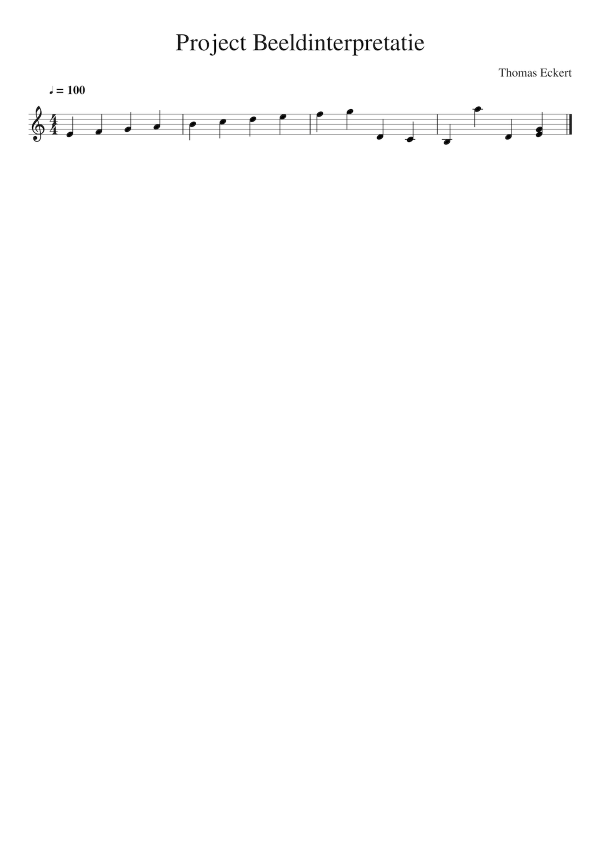
//> input picture project/Partituren/testpartituur1.jpeg, 1200 x 1698 px (shown at 1/2 size)
$ ./main Partituren/testpartituur1.jpeg 3   (built with g++ and OpenCV 4)
//> lines starting //> are read from the running program, lines starting //| are printed output that depends on the picture; after the words box and inside, x2 and y2 are one past the last pixel; in counts of white or black regions, pixels touching at a corner belong together
#pragma clang diagnostic push
#pragma ide diagnostic ignored "modernize-loop-convert"
/**
 * Author: Thomas Eckert
 * this program reads in an image of some sheet music and will try to convert the notes to a audio file
 * LIBS:
 *      Sound_maker:https://github.com/gemlongman/sound-maker
 *      OPENCV 3.4.3
 * working: processing quarter notes; write to audio file; recreate sheet from data
 * TODO: process different length of notes
 * TODO: 2 notes at the same time
 * TODO: process rests
 * TODO: read in tempo, volume
 * TODO: regions of interest for reading multiple lines of staffs
 * TODO: classify the notes, and give them all a different color before drawing them
 * note: i changed some parts of the sound_maker to make my clang-tidy processor happier :) (mostly conversion warnings, doubles stored in int etc)
 */

//of course we need
#include <opencv2/opencv.hpp>
#include <iostream>
#include <algorithm>

//includes for the sound_maker libs
#include <string>
#include <cmath>
#include <cstdio>
#include <cstdlib>
#include <ctime>
#include "sound_maker.hpp"
#include <map>

//i know using namespace std kills a fluffy animal everty time someone writes it, but for the convenience we will use it anyway
using namespace std;
using namespace cv;

//variables for the sound_maker lib

constexpr double two_pi = 6.283185307179586476925286766559;
constexpr double hz = 44100.0;

// Function that will convert frequency and time duration into .wav file samples
void generate_data( SoundMaker& S, double freq, double amount_time = 1.0 ) {

    double frequency = freq;
    double seconds = amount_time;

    double chan_1; // channel 1
    double chan_2; // channel 2

    auto amplitude = (double) 32760.0;
    int period;
    frequency == 0.0 ? period = -1 : period = (int) (hz / (2.0 * frequency)) ; // number of samples in a wave length

    double samples = hz * seconds;
    int x;
    double value;

    for ( int n = 0; n < samples; n++ ) {

        x = n % (2 * period);
        value = sin( ((two_pi * n * frequency)  / hz ));

        // Channel 1 has sine wave
        chan_1 = amplitude * value;

        // Channel 2 will have a half circle wave
        chan_2 = sqrt(  pow(2*32760.0, 2) * (1.0 - ( pow(x - (period) ,2) / pow(period,2))) ) - 32760.0;

        if (frequency == 0.0)
            chan_2 = 0.0;

        S.add_sample( (int) (chan_1), (int) (chan_2) ); // Add sample to .wav file

    }
}

//comparator used in the sort which wil compares 2integers
struct myclass {
    bool operator() (int pt1, int pt2) { return (pt1 < pt2);}
} comparator;
//comparator used in the sort which will sort points in vector based on their x-values
struct myclass2 {
    bool operator() (vector<Point> pt1, vector<Point> pt2) {return (pt1.at(0).x < pt2.at(0).x);}
} comparator2;

/**
 * @brief The main function
 * @param argc the amount of arguments given by terminal
 * @param argv array of arguments ;these are auto generated
 * @return 0 if everything is ok; -1 when there is a io-error
 * note: this function can not be called!
 */
int main(int argc, const char** argv) {

    /**
     * @brief function that prints the help message, and parses the user input
     */
    CommandLineParser parser(argc, argv,
                             "{help h usage ?|       | show this message}"
                             "{@input | | Required: (absolute) path to sheet}"
                             "{@audio | | name for the audio output (do not add wav!!)}"
                             "{debug d | | Use this option to show all calculated frames}"
    );
    //if help
    if (parser.has("help")) {
        parser.printMessage();
        cerr << "Use absolute path" << endl;
        return 1;
    }
    //check input location
    string input_path(parser.get<string>("@input"));
    if (input_path.empty()) {
        cerr << "no input location given" << endl;
        parser.printMessage();
        return -1;
    }
    //check if their is a audio name given
    string audio_path(parser.get<string>("@audio"));
    if (audio_path.empty()) {
        cerr << "no audio name given" << endl;
        cerr << "using default \" output_sound \"" <<endl;
        audio_path="output_sound";
    }
    //the original input image
    Mat input = imread(input_path);
//> input is the input picture: 1698 rows x 1200 cols, CV_8UC3; mean B, G, R 253.5, 253.5, 253.5
    if (input.empty()) {
        cerr << "could not read input; check parameters" << endl;
        parser.printMessage();
        return -1;
    }
    //show the input image
    if (parser.has("debug")) {
        namedWindow("input image", WINDOW_AUTOSIZE);
        imshow("input image", input);
        waitKey(0);
    }
    //create the final image, i chose to do this early because we will write to it during the program
    Mat finaal = Mat::zeros(input.size(),input.type());
    //convert the input image to grayscale
    Mat image_gray;
    cvtColor(input, image_gray, COLOR_BGR2GRAY);

    ////show the gray image
    if (parser.has("debug")) {
        namedWindow("gray image", WINDOW_AUTOSIZE);
        imshow("gray image", image_gray);
        waitKey(0);
    }
    //convert the image to binary (0 or 1 instead of 0 to 255)
    Mat bin(image_gray.size(), image_gray.type());
    //invert the image (we are looking for white notes on black background instead of the opposite)
    image_gray = ~image_gray;
    //threshold the image
    adaptiveThreshold(image_gray, bin, 255, CV_ADAPTIVE_THRESH_MEAN_C, THRESH_BINARY,15, -2);   //255 as max pixel value, use mean thresholding, blocksize15 and add 2 to mean
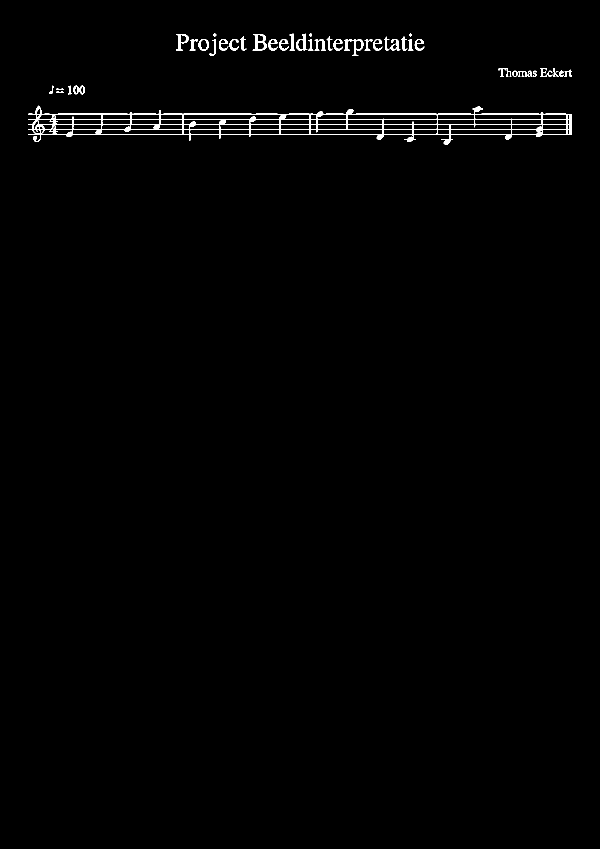
//> bin: 1698 rows x 1200 cols, CV_8UC1 (shown at 1/2 size); 0.99% white; 44 white regions, largest, box (x1, y1, x2, y2) and area: (57, 211, 1144, 289) 14318, (505, 68, 533, 101) 408, (352, 68, 377, 101) 314
    //show the binary image
    if(parser.has("debug"))
    {
        imshow("binary image", bin);
        waitKey(0);
    }
    //here we will try to find the horizontal lines, indicating the staff lines
    Mat notenbalk = bin.clone();    //clone the binary image
    int horizontalsize = notenbalk.cols/25;
//> horizontalsize = 48

    //make a structure containing the 'recangles' width a heigt of 1 (ergo a line)
    Mat horizontalStructure = getStructuringElement(MORPH_RECT, Size(horizontalsize, 1));
//> horizontalStructure = 48 values from 1 to 1
    //morhplogically change the image using the given structure (filtering the lines ot of the image)
    erode(notenbalk,notenbalk,horizontalStructure);
    dilate(notenbalk, notenbalk, horizontalStructure);
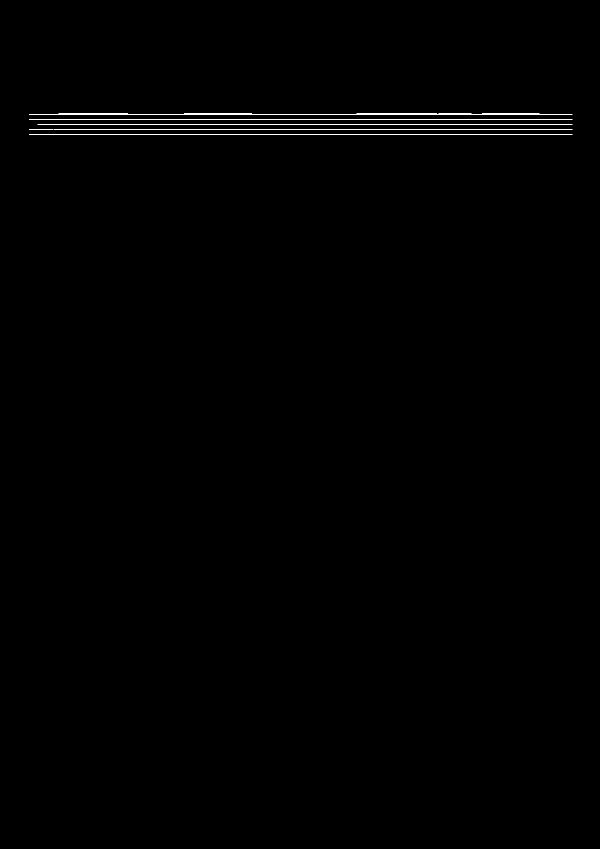
//> notenbalk: 1698 rows x 1200 cols, CV_8UC1 (shown at 1/2 size); 0.42% white in thin lines or dots, all inside (x1, y1, x2, y2) = (58, 227, 1145, 270)
    //we now have an image containing the lines
    if(parser.has("debug"))
    {
        imshow("notenbalk", notenbalk);
        waitKey(0);
    }

   //create image to store the horizontals on
    Mat found_horizontals(image_gray.size(), input.type());
    //create a vector for storing the coordinates of the lines
    vector<Vec2f> lines;
    //create a vector for storing the y coordinate of the lines
    vector<int> lijnen;
    //use houghlines to find the lines, use 1000 points to identify a line
    HoughLines(notenbalk, lines, 1, CV_PI/180, 1000,0,0);
//> lines = 5 lines (rho, theta): [228, 1.57], [238, 1.57], [268, 1.57], [258, 1.57], [248, 1.57]
    if(parser.has("debug"))
    {
        cout << lines.size() << endl;
    }
    //calculate the coordinates
    for( size_t i = 0; i < lines.size(); i++ )
    {
        float rho = lines[i][0], theta = lines[i][1];
        Point pt1, pt2;
        double a = cos(theta), b = sin(theta);
        double x0 = a*rho, y0 = b*rho;
        if(parser.has("debug"))
        {
            cout << "x0: " << x0 << ", y0: " << y0 <<endl;
            cout << "rho: " << rho << "theta " << theta <<endl;
        }

        pt1.x = 0;
        pt1.y = (int)(y0);
        pt2.x = found_horizontals.cols;
        pt2.y = (int)y0;
        //draw on the final image the found lines
        line( found_horizontals, pt1, pt2, Scalar(0,0,255), 1, CV_AA);
        line(finaal, pt1, pt2, Scalar(255, 255, 255), 1, CV_AA);

        lijnen.push_back((int)y0);
    }
//> this loop made 5 passes
//> (rho, x0, y0) on passes 1 to 5: (228, -9.97e-06, 228), (238, -1.04e-05, 238), (268, -1.17e-05, 268), (258, -1.13e-05, 258), (248, -1.08e-05, 248)
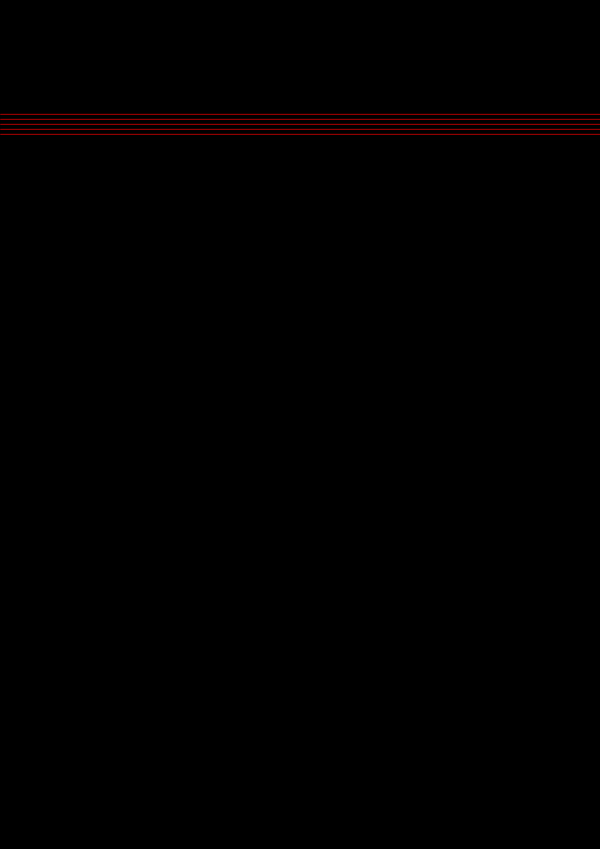
//> found_horizontals: 1698 rows x 1200 cols, CV_8UC3 (shown at 1/2 size); mean B, G, R 0, 0, 1
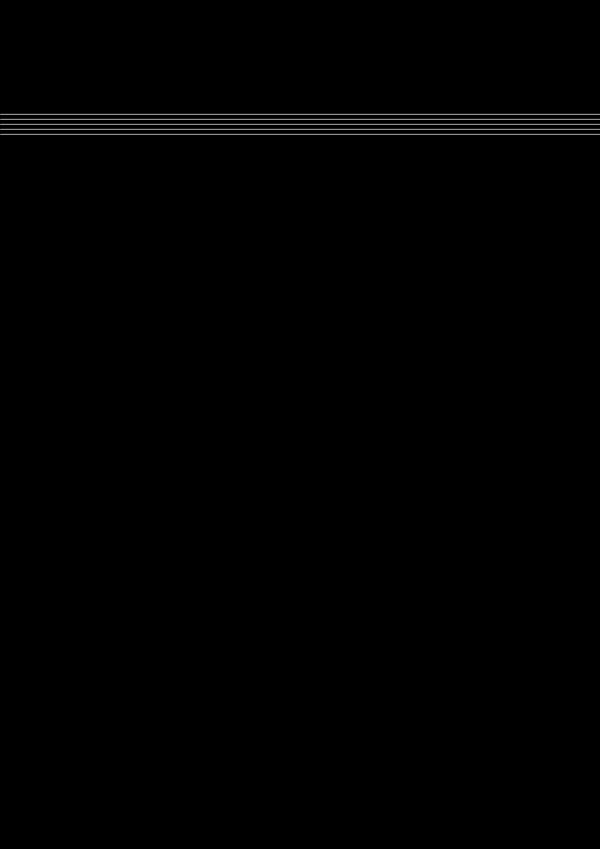
//> finaal: 1698 rows x 1200 cols, CV_8UC3 (shown at 1/2 size); min 0, max 232, mean 1
    //show the found lines
    if(parser.has("debug"))
    {
        namedWindow("found_horizontal", WINDOW_AUTOSIZE);   //create a window to display everything
        imshow("found_horizontal", found_horizontals);
        waitKey(0);
    }

    //sort the lines, so we know which line is on top
    sort(lijnen.begin(),lijnen.end(),comparator);
//> lijnen = [228, 238, 248, 258, 268]
    if(parser.has("debug"))
    {
        for(unsigned long i=0;i<lijnen.size();i++)
        {
            cout << lijnen.at(i) << endl;
        }
    }

    //give a name to the corresponding line to make it easier to understand
    int fa_lijn = lijnen.at(0);
//> fa_lijn = 228
    int re_lijn = lijnen.at(1);
//> re_lijn = 238
    int si_lijn = lijnen.at(2);
//> si_lijn = 248
    int sol_lijn = lijnen.at(3);
//> sol_lijn = 258
    int mi_lijn = lijnen.at(4);
//> mi_lijn = 268
    int helft = (fa_lijn-re_lijn)/2;
//> helft = -5

    //identify individual notes
    int B2 = mi_lijn - 3*helft;
//> B2 = 283
    int C3 = mi_lijn - 2*helft;
//> C3 = 278
    int D3 = mi_lijn - helft;
//> D3 = 273
    int E3 = mi_lijn;
//> E3 = 268
    int F3 = mi_lijn + helft;
//> F3 = 263
    int G3 = sol_lijn;
//> G3 = 258
    int A3 = sol_lijn + helft;
//> A3 = 253
    int B3 = si_lijn;
//> B3 = 248
    int C4 = si_lijn + helft;
//> C4 = 243
    int D4 = re_lijn;
//> D4 = 238
    int E4 = re_lijn + helft;
//> E4 = 233
    int F4 = fa_lijn;
//> F4 = 228
    int G4 = fa_lijn + helft;
//> G4 = 223
    int A4 = fa_lijn + 2*helft;
//> A4 = 218
    if(parser.has("debug"))
    {
        cout << "C3: " << C3 << endl;
        cout << "D3: " << D3 << endl;
        cout << "E3: " << E3 << endl;
        cout << "F3: " << F3 << endl;
        cout << "G3: " << G3 << endl;
        cout << "A3: " << A3 << endl;
        cout << "B3: " << B3 << endl;
        cout << "C4: " << C4 << endl;
        cout << "D4: " << D4 << endl;
        cout << "E4: " << E4 << endl;
        cout << "F4: " << F4 << endl;
        cout << "G4: " << G4 << endl;
        cout << "A4: " << A4 << endl;
    }

    //create a copy of the binary image
    Mat noten = bin.clone();
    //we will now strip the vertical lines from the image
    int verticalsize = noten.rows /200;     //200 found by trial and error
//> verticalsize = 8
    //create a structure containing the recatngles/lines with vertical notes
    Mat verticalStructure = getStructuringElement(MORPH_RECT, Size( 1,verticalsize));
//> verticalStructure = [1, 1, 1, 1, 1, 1, 1, 1]
    //make sure we see them by first eroding, and then dilating given the structure
    erode(noten, noten, verticalStructure, Point(-1, -1));
    dilate(noten, noten, verticalStructure, Point(-1, -1));
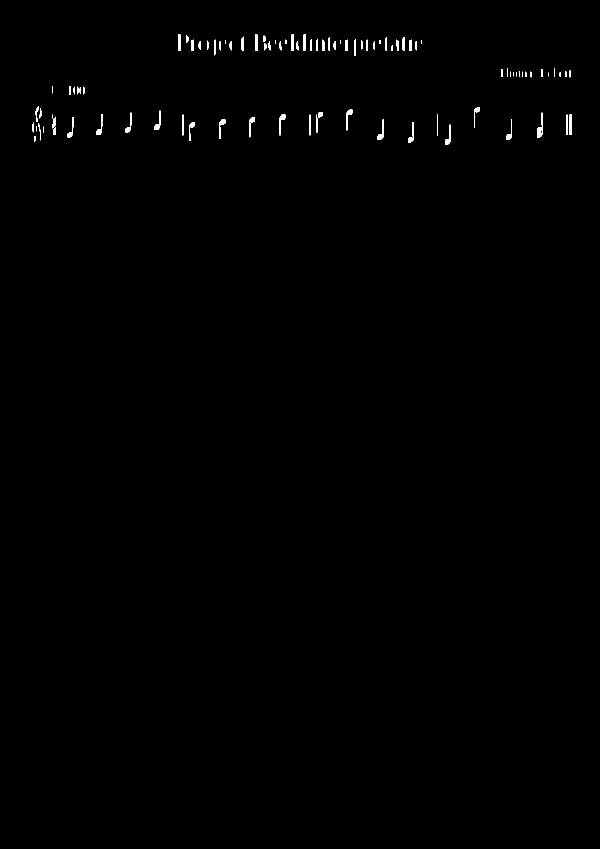
//> noten: 1698 rows x 1200 cols, CV_8UC1 (shown at 1/2 size); 0.35% white; 100 white regions (14 under 20 px)
    //show the notes
    if(parser.has("debug"))
    {
        imshow("vertical", noten);
        waitKey(0);
    }

    //find contours in the image

    vector<vector<Point>> contouren;
    //use the external contours, and use only important coordinates
    findContours(noten.clone(), contouren, RETR_EXTERNAL,CHAIN_APPROX_SIMPLE);
//> contouren = 100 contours, 24 with area under 20; largest, box (x1, y1, x2, y2) and area: (1139, 229, 1144, 270) 160, (1074, 254, 1083, 275) 132, (510, 69, 515, 102) 128, (356, 69, 361, 102) 128, (559, 229, 571, 271) 124
    //there is a lot of jitter in the image because of the title and so on, we will strip the image of the unnessecary info, therefor creating the 2 images
    Mat voor = found_horizontals.clone();
    Mat na = found_horizontals.clone();
    //draw all contours
    drawContours(voor, contouren, -1, Scalar(255,255,255),-1);
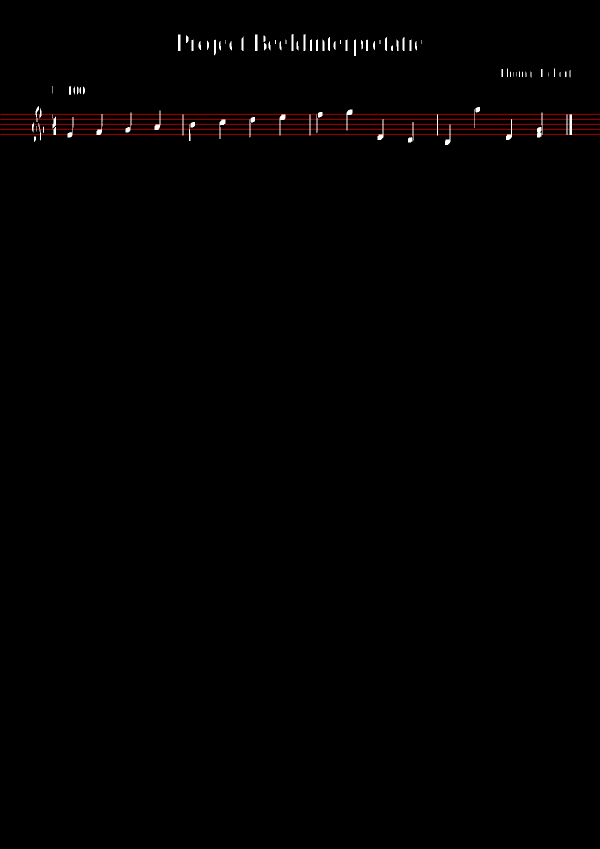
//> voor: 1698 rows x 1200 cols, CV_8UC3 (shown at 1/2 size); 0.35% of pixels changed, all inside (x1, y1, x2, y2) = (64, 68, 1144, 290)
    if(parser.has("debug"))
    {
        imshow("noten voor erase", voor);
        waitKey(0);
    }
    //vector of vector of points to store the final contours in
    vector<vector<Point>> after;
    //loop all contours
    for(unsigned long i=0;i<contouren.size();i++)
    {
        //check if the current contour contains an y coordinate not in the region of interest
        if(contouren.at(i).at(0).y<(fa_lijn-30))
        {
            contouren.erase(contouren.begin()+i);   //delete the contour
        }
        else{
            after.push_back(contouren.at(i));   //add teh contour to the after vector
        }
    }
//> this loop made 70 passes
    //sort the contours by x coordinate
    sort(after.begin(),after.end(),comparator2);
//> after = 40 contours, 5 with area under 20; largest, box (x1, y1, x2, y2) and area: (1139, 229, 1144, 270) 160, (1074, 254, 1083, 275) 132, (559, 229, 571, 271) 124, (693, 219, 705, 261) 123, (755, 238, 767, 280) 123


    //create the image containg the circles of the notes aka bollen and draw the contours in the region of interest on it
    Mat noten_bollen = Mat::zeros(image_gray.size(), CV_8UC1);
    drawContours(noten_bollen, after, -1, Scalar(255,0,0),-1);
//> noten_bollen: 1698 rows x 1200 cols, CV_8UC1; 0.18% white; 40 white regions (3 under 20 px), largest, box (x1, y1, x2, y2) and area: (1139, 229, 1144, 270) 205, (559, 229, 571, 271) 174, (693, 219, 705, 261) 172
    //create an elipsstructure to store the elipses (bollen) in
    Mat elipsStructure = getStructuringElement(MORPH_ELLIPSE, Size(8,4));   //the bollen are mostly the size of 8 by 4, we will extract them from the image
    erode(noten_bollen, noten_bollen, elipsStructure, Point(-1, -1));
    dilate(noten_bollen, noten_bollen, elipsStructure, Point(-1, -1));
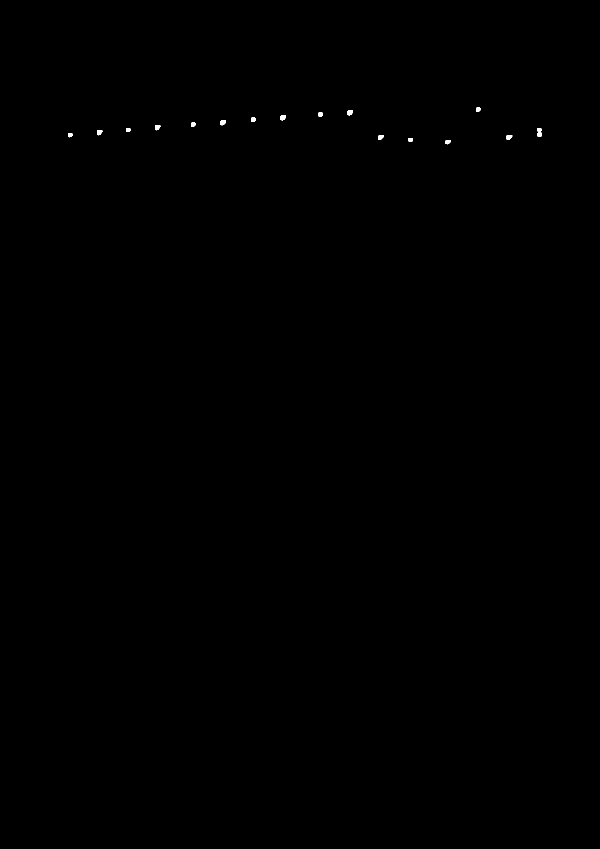
//> noten_bollen: 1698 rows x 1200 cols, CV_8UC1 (shown at 1/2 size); 0.07% white; 17 white regions, largest, box (x1, y1, x2, y2) and area: (694, 220, 706, 231) 107, (560, 230, 572, 241) 107, (440, 240, 452, 251) 105
    if(parser.has("debug"))
    {
        imshow("noten_bollen", noten_bollen);
        waitKey(0);
    }


    /**
     * this part is the audio_maker lib
     */
     //generate random number
    srand(static_cast<unsigned int>(time(nullptr))); // NOLINT(cert-msc32-c,cert-msc51-cpp) //this is to supress the clang-tidy check

    // music_map[ note_letter ][ octave 0 - 8 ] == frequency
    std::map< char, double* > music_map;

    // https://pages.mtu.edu/~suits/notefreqs.html
    // Upper-case letters denote sharp notes
    //frequency rqnges of notes
    double c_notes[] = {16.35, 32.70, 65.41, 130.81, 261.63, 523.25, 1046.50, 2093.00, 4186.01};
    music_map['c'] =  c_notes;
    double C_notes[] = {17.32, 34.65, 69.30, 138.59, 277.18, 554.37, 1108.73, 2217.46, 2217.46};
    music_map['C'] = C_notes;
    double d_notes[] = {18.35, 36.71, 73.42, 146.83, 293.66, 587.33, 1174.66, 2349.32, 4698.63};
    music_map['d'] = d_notes;
    double D_notes[] = {19.45, 38.89, 77.78, 155.56, 311.13, 622.25, 1244.51, 2489.02,  4978.03};
    music_map['D'] = D_notes;
    double e_notes[] = {20.60, 41.20, 82.41, 164.81, 329.63, 659.25, 1318.51, 2637.02, 5274.04};
    music_map['e'] = e_notes;
    double f_notes[] = {21.83, 43.65, 87.31, 174.61, 349.23, 698.46, 1396.91, 2793.83, 5587.65};
    music_map['f'] = f_notes;
    double F_notes[] = {23.12, 46.25, 92.50, 185.00, 369.99, 739.99, 1479.98, 2959.96, 5919.91};
    music_map['F'] = F_notes;
    double g_notes[] = {24.50, 49.00, 98.00, 196.00, 392.00, 783.99, 1567.98, 3135.96, 6271.93};
    music_map['g'] = g_notes;
    double G_notes[] = {25.96, 51.91, 103.83, 207.65, 415.30, 830.61, 1661.22, 3322.44, 6644.88};
    music_map['G'] = G_notes;
    double a_notes[] = {27.50, 55.00, 110.00, 220.00, 440.00, 880.00, 1760.00, 3520.00, 7040.00};
    music_map['a'] = a_notes;
    double A_notes[] = {29.14, 58.27, 116.54, 233.08, 466.16, 932.33, 1864.66, 3729.31, 7458.62};
    music_map['A'] = A_notes;
    double b_notes[] = {30.87, 61.74, 123.47, 246.94, 493.88, 987.77, 1975.53, 3951.07, 7902.13};
    music_map['b'] = b_notes;

    // Create file and initialize .wav file headers
    //add .wav to the audio_path
    audio_path+= ".wav";
//> (the run ends here: the program needs code that is not available in this run, at `SoundMaker S(audio_path);`)
